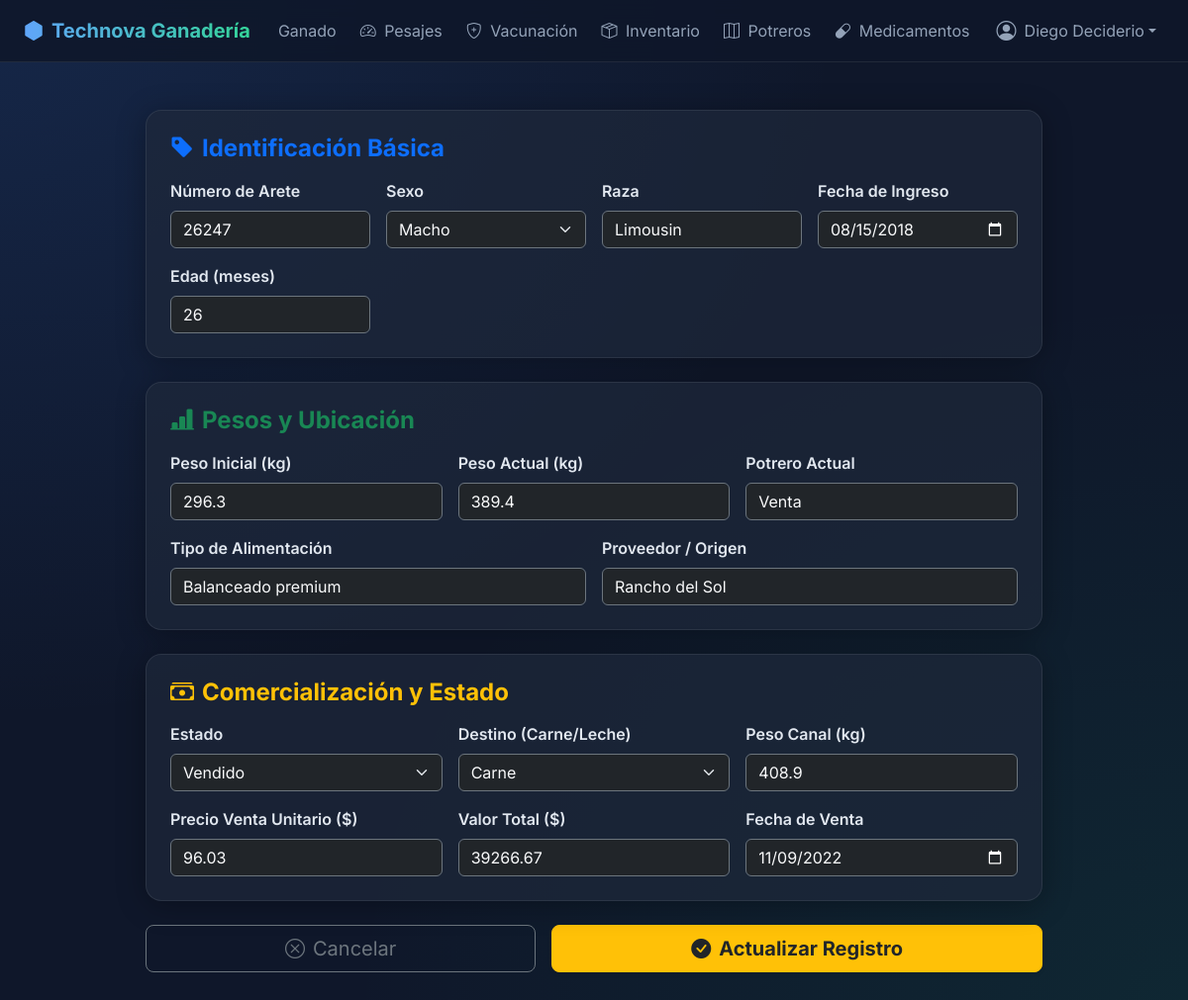
The app's page /ganado/update/1 (signed in) with its own data.
### tables this page shows
CREATE TABLE ganado (
            id INTEGER PRIMARY KEY AUTOINCREMENT,
            arete TEXT UNIQUE NOT NULL,
            sexo TEXT,
            raza TEXT,
            fecha_ingreso TEXT,
            edad_meses INTEGER,
            peso_inicial_kg REAL,
            peso_actual_kg REAL,
            proveedor TEXT,
            potrero_actual TEXT,
            alimentacion TEXT,
            destino_carne TEXT,
            estado TEXT,
            peso_canal REAL,
            precio_venta REAL,
            valor_total REAL,
            fecha_venta TEXT
        );

### app.py (the view, shortened to what this page needs)
@app.route('/ganado/update/<int:id>', methods=['GET','POST'])
@login_required
def ganado_update(id):
    conn = get_db_connection()
    row = conn.execute('SELECT * FROM ganado WHERE id=?', (id,)).fetchone()
    if not row:
        conn.close()
        flash('Registro no encontrado.', 'warning')
        return redirect(url_for('ganado_list'))
    conn.close()
    return render_template('ganado/update.html', row=row)

### app.py (called while the page is built)
def get_db_connection():
    for _ in range(5):
        try:
            conn = sqlite3.connect(DB_NAME, timeout=10, check_same_thread=False)
            conn.row_factory = sqlite3.Row
            return conn
        except sqlite3.OperationalError as e:
            if "database is locked" in str(e):
                time.sleep(0.2)
            else:
                raise
    raise Exception("No se pudo establecer conexión con la base de datos después de varios intentos.")

def login_required(f):
    @wraps(f)
    def decorated_function(*args, **kwargs):
        if 'user_id' not in session:
            flash('Debes iniciar sesión para acceder a esta página.', 'warning')
            return redirect(url_for('login'))
        return f(*args, **kwargs)
    return decorated_function

@app.context_processor
def inject_helpers():
    return dict(
        format_number=format_number,
        now=datetime.datetime.now,
        current_user=session.get('username', ''),
        current_user_id=session.get('user_id'),
        current_user_name=session.get('nombre_completo', '')
    )

### templates/ganado/update.html (shortened to what this page needs)
{% extends "base.html" %}
{% block content %}
<div class="container py-4 animate-fade-in">
  <div class="row justify-content-center">
    <div class="col-lg-10">
      <form method="POST" action="{{ url_for('ganado_update', id=row['id']) }}">
        <div class="glass-card p-4 mb-4">
          <h4 class="fw-bold mb-3 text-primary"><i class="bi bi-tag-fill me-2"></i>Identificación Básica</h4>
          <div class="row g-3">
            <div class="col-md-3">
              <label class="form-label fw-semibold">Número de Arete</label>
              <input type="text" name="arete" class="form-control bg-dark text-light border-secondary" value="{{ row['arete'] }}" readonly title="El arete no se puede modificar">
            </div>
            <div class="col-md-3">
              <label class="form-label fw-semibold">Sexo</label>
              <select name="sexo" class="form-select bg-dark text-light border-secondary" required>
                <option value="Macho" {% if row['sexo'] == 'Macho' %}selected{% endif %}>Macho</option>
              </select>
            </div>
            <div class="col-md-3">
              <label class="form-label fw-semibold">Raza</label>
              <input type="text" name="raza" class="form-control bg-dark text-light border-secondary" value="{{ row['raza'] }}">
            </div>
            <div class="col-md-3">
              <label class="form-label fw-semibold">Fecha de Ingreso</label>
              <input type="date" name="fecha_ingreso" class="form-control bg-dark text-light border-secondary" value="{{ row['fecha_ingreso'] }}" required>
            </div>
            <div class="col-md-3">
              <label class="form-label fw-semibold">Edad (meses)</label>
              <input type="number" name="edad_meses" class="form-control bg-dark text-light border-secondary" value="{{ row['edad_meses'] }}">
            </div>
          </div>
        </div>
        <div class="glass-card p-4 mb-4">
          <h4 class="fw-bold mb-3 text-success"><i class="bi bi-bar-chart-line-fill me-2"></i>Pesos y Ubicación</h4>
          <div class="row g-3">
            <div class="col-md-4">
              <label class="form-label fw-semibold">Peso Inicial (kg)</label>
              <input type="number" step="0.01" name="peso_inicial_kg" class="form-control bg-dark text-light border-secondary" value="{{ row['peso_inicial_kg'] }}">
            </div>
            <div class="col-md-4">
              <label class="form-label fw-semibold">Peso Actual (kg)</label>
              <input type="number" step="0.01" name="peso_actual_kg" class="form-control bg-dark text-light border-secondary" value="{{ row['peso_actual_kg'] }}" required>
            </div>
            <div class="col-md-4">
              <label class="form-label fw-semibold">Potrero Actual</label>
              <input type="text" name="potrero_actual" class="form-control bg-dark text-light border-secondary" value="{{ row['potrero_actual'] }}">
            </div>
            <div class="col-md-6">
              <label class="form-label fw-semibold">Tipo de Alimentación</label>
              <input type="text" name="alimentacion" class="form-control bg-dark text-light border-secondary" value="{{ row['alimentacion'] }}">
            </div>
            <div class="col-md-6">
              <label class="form-label fw-semibold">Proveedor / Origen</label>
              <input type="text" name="proveedor" class="form-control bg-dark text-light border-secondary" value="{{ row['proveedor'] }}">
            </div>
          </div>
        </div>
        <div class="glass-card p-4 mb-4">
          <h4 class="fw-bold mb-3 text-warning"><i class="bi bi-cash-stack me-2"></i>Comercialización y Estado</h4>
          <div class="row g-3">
            <div class="col-md-4">
              <label class="form-label fw-semibold">Estado</label>
              <select name="estado" class="form-select bg-dark text-light border-secondary">
                <option value="Vendido" {% if row['estado'] == 'Vendido' %}selected{% endif %}>Vendido</option>
              </select>
            </div>
            <div class="col-md-4">
              <label class="form-label fw-semibold">Destino (Carne/Leche)</label>
              <select name="destino_carne" class="form-select bg-dark text-light border-secondary">
                <option value="Carne" {% if row['destino_carne'] == 'Carne' %}selected{% endif %}>Carne</option>
              </select>
            </div>
            <div class="col-md-4">
              <label class="form-label fw-semibold">Peso Canal (kg)</label>
              <input type="number" step="0.01" name="peso_canal" class="form-control bg-dark text-light border-secondary" value="{{ row['peso_canal'] }}">
            </div>
            <div class="col-md-4">
              <label class="form-label fw-semibold">Precio Venta Unitario ($)</label>
              <input type="number" step="0.01" name="precio_venta" class="form-control bg-dark text-light border-secondary" value="{{ row['precio_venta'] }}">
            </div>
            <div class="col-md-4">
              <label class="form-label fw-semibold">Valor Total ($)</label>
              <input type="number" step="0.01" name="valor_total" class="form-control bg-dark text-light border-secondary" value="{{ row['valor_total'] }}">
            </div>
            <div class="col-md-4">
              <label class="form-label fw-semibold">Fecha de Venta</label>
              <input type="date" name="fecha_venta" class="form-control bg-dark text-light border-secondary" value="{{ row['fecha_venta'] }}">
            </div>
          </div>
        </div>
        <div class="d-flex justify-content-between gap-3">
          <a href="{{ url_for('ganado_list') }}" class="btn btn-outline-secondary btn-lg flex-grow-1">
            <i class="bi bi-x-circle me-2"></i>Cancelar
          </a>
          <button type="submit" class="btn btn-warning btn-lg text-dark fw-bold flex-grow-1 shadow-sm">
            <i class="bi bi-check-circle-fill me-2"></i>Actualizar Registro
          </button>
        </div>
      </form>
    </div>
  </div>
</div>
{% endblock %}

### templates/base.html (style rules this page uses)
:root { --bg-dark: #0f172a; --bg-card: rgba(30, 41, 59, 0.7); --glass-border: rgba(255, 255, 255, 0.08); }
body { font-family: 'Inter', sans-serif; background-color: var(--bg-dark); background-image: radial-gradient(at 0% 0%, rgba(59, 130, 246, 0.15) 0px, transparent 50%), radial-gradient(at 100% 100%, rgba(16, 185, 129, 0.1) 0px, transparent 50%); background-attachment: fixed; color: #e2e8f0; min-height: 100vh; }
.glass-card { background: var(--bg-card); backdrop-filter: blur(16px); border: 1px solid var(--glass-border); border-radius: 16px; box-shadow: 0 4px 30px rgba(0, 0, 0, 0.3); }
.form-control, .form-select { background-color: rgba(15, 23, 42, 0.6); border: 1px solid rgba(255, 255, 255, 0.1); color: #e2e8f0; }
.animate-fade-in { animation: fadeInUp 0.6s ease-out forwards; }

### records on screen
ganado: arete "26247", sexo "Macho", raza "Limousin", fecha_ingreso "08/15/2018", edad_meses "26", peso_inicial_kg "296.3", peso_actual_kg "389.4", potrero_actual "Venta", alimentacion "Balanceado premium", proveedor "Rancho del Sol", estado "Vendido", peso_canal "408.9", precio_venta "96.03", valor_total "39266.67", fecha_venta "11/09/2022"

### other values on screen
{{ current_user_name or current_user }} "Diego Deciderio"
